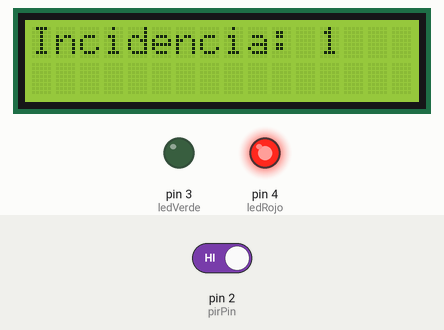
A sketch run on a simulated Arduino Uno, built with avr-gcc and run on an emulated ATmega328P. On the bench: 16×2 character LCD, output pins drawn as LEDs (lit = HIGH). Dashed ring = blinking. The test bench sets the inputs (shaded band); at power-on: pin 2 (pirPin) HIGH.

Above: at 1.2 s.
1.3 s: pin 2 (pirPin) driven LOW
At 5.16 s:
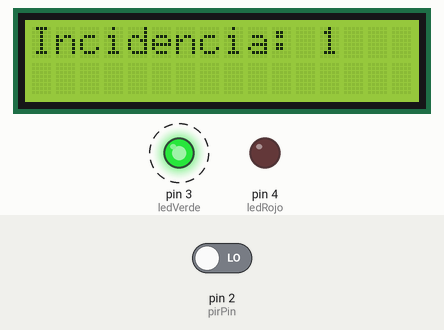
7.3 s: pin 2 (pirPin) driven HIGH
At 7.36 s:
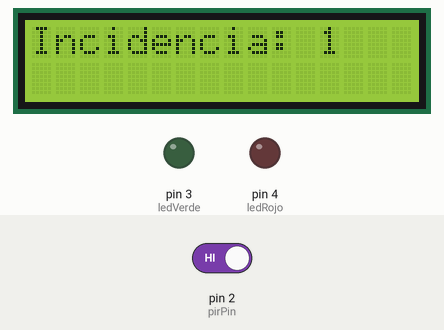
At 8.8 s:
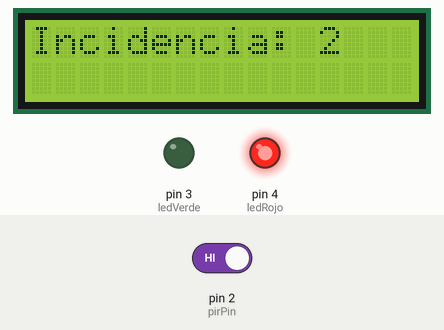
Timing chart, 0 to 10.3 s (numbered marks = the images above; inputs shaded):
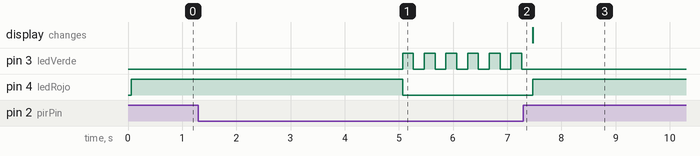

Measured:
- after the input at 1.3 s, pin 3 (ledVerde): alternates HIGH for 0.20 s and LOW for 0.20 s, starting after 3.8 s; pin 4 (ledRojo): HIGH → LOW after 3.8 s
- after the input at 7.3 s, pin 3 (ledVerde): stops changing and stays LOW; pin 4 (ledRojo): LOW → HIGH after 0.17 s; the display: changes after 0.17 s (image 3)

The sketch:

movemen-detection.ino
```cpp
#include <LiquidCrystal.h>

LiquidCrystal lcd(7, 8, 9, 10, 11, 12);

const int pirPin = 2;
const int ledVerde = 3;
const int ledRojo = 4;

int estadoPIR = 0;
int contador = 0;

void setup() {
  pinMode(pirPin, INPUT);
  pinMode(ledVerde, OUTPUT);
  pinMode(ledRojo, OUTPUT);

  lcd.begin(16, 2);
  lcd.setCursor(0, 0);
  lcd.print("Incidencia: 000");

  digitalWrite(ledVerde, LOW);
  digitalWrite(ledRojo, LOW);
}

void loop() {
  estadoPIR = digitalRead(pirPin);

  if (estadoPIR == LOW) {
    digitalWrite(ledVerde, HIGH);
    digitalWrite(ledRojo, LOW);
    delay(200);
    digitalWrite(ledVerde, LOW);
    delay(200);
  } else {
    digitalWrite(ledRojo, HIGH);
    digitalWrite(ledVerde, LOW);

    contador++;

    lcd.setCursor(0, 0);
    lcd.print("Incidencia:     ");
    lcd.setCursor(12, 0);
    lcd.print(contador);

    delay(5000);
  }
}
```
